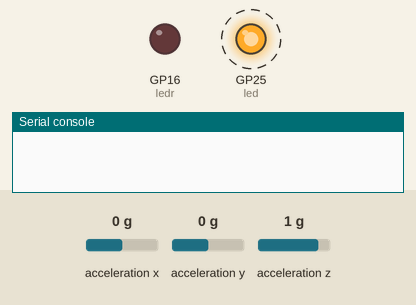
A program run on a simulated Raspberry Pi Pico running CircuitPython. Parts: output pins drawn as LEDs (lit = HIGH), the last lines printed to the serial console. Dashed ring = blinking. The test bench sets the inputs (shaded band); at power-on: acceleration z 1 g, acceleration x 0 g, acceleration y 0 g. Files the program writes start out absent.

Above: at 1.06 s.
1.3 s: acceleration z set to 0.2 g
4.3 s: acceleration z set to -0.1 g
At 4.57 s:
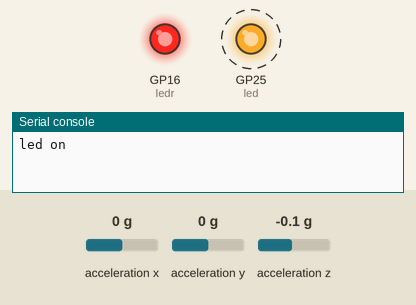
7.3 s: acceleration z set to 0.8 g
At 7.83 s:
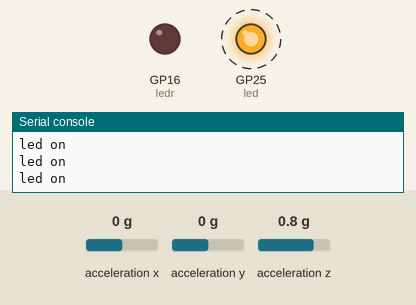
10.3 s: acceleration z set to -1.4 g
At 10.84 s:
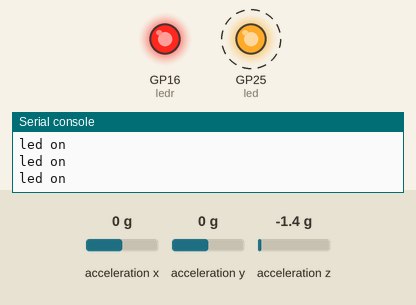
Timing chart, 0 to 14.3 s (numbered marks = the images above; inputs shaded):
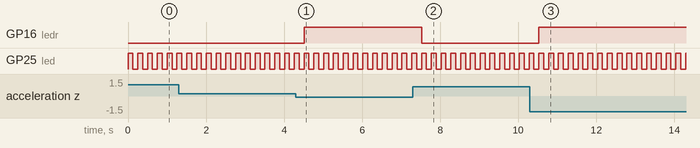

Measured:
- the behaviour switches between 0.1 and 0 g on acceleration z (found by bisection; images 0 and 1)
- after the input at 4.3 s, GP16 (ledr): LOW → HIGH after 0.21 s
- after the input at 7.3 s, GP16 (ledr): HIGH → LOW after 0.22 s
- after the input at 10.3 s, GP16 (ledr): LOW → HIGH after 0.23 s
- by itself, GP25 (led): alternates HIGH for 0.13 s and LOW for 0.13 s

The program:

datasaving.py
```python
#type: ignore
#Zachary Siller E4 9/22/2023
#Record and print acceleration from mpu6050. Blink a light whenever the board is rotated more than 90 degrees.
import time
import board
import digitalio
import adafruit_mpu6050
import busio

timeelapsed=time.monotonic() #starts time
tiltR=0

ledr=digitalio.DigitalInOut(board.GP16) #Lines 13-17 led set up
ledr.direction=digitalio.Direction.OUTPUT

led = digitalio.DigitalInOut(board.LED)
led.direction = digitalio.Direction.OUTPUT

sda_pin = board.GP14
scl_pin = board.GP15
i2c = busio.I2C(scl_pin, sda_pin)
mpu = adafruit_mpu6050.MPU6050(i2c)
tiltT = .5 #tilt variable that can be tuned so that led only turns on when the board is rotated vertically 90 degrees
ledr.value=False

with open("/data.csv", "a") as datalog: #opens the csv file to record data in
#only starts loop once the file is opened
    while True:
        Acceleration = mpu.acceleration
        Xa,Ya,Za=Acceleration
        if (tiltT) > (Za): #checks if the angular acceleration around the z axis is less than the tilt variable.
            ledr.value=True #this works because when the board is turned more than 90 degrees the z acceleration is less than the tilt var.
            tiltR=1
            print("led on")
        else:
            ledr.value=False
            tiltR=0
        datalog.write(f"{timeelapsed},{Xa:.3f},{Ya:.3f},{Za:.3f},{tiltR}\n") #writes to the datalog and formats it using an f-string
        led.value=True
        time.sleep(0.125)
        led.value=False
        datalog.flush()#clears the data log so the same data does not get recorded twice
        time.sleep(0.125)

    
```
